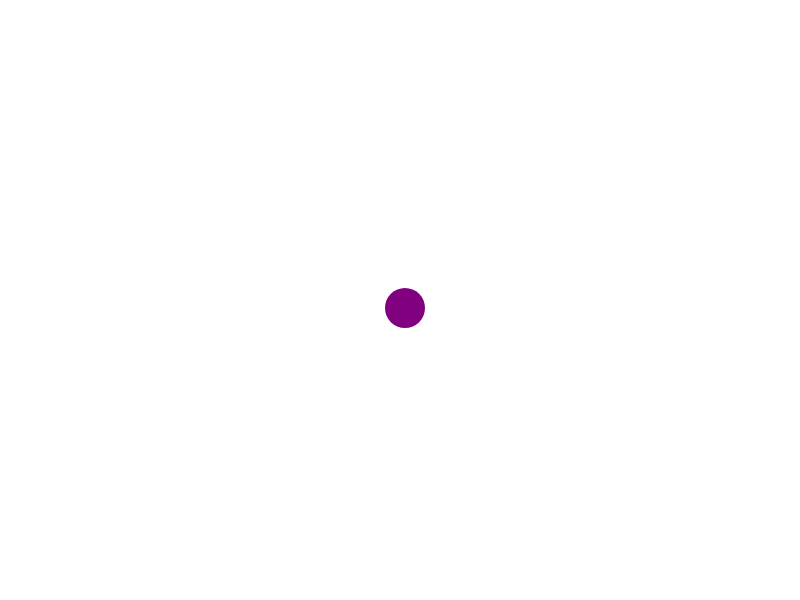
Frame 1 (no input)
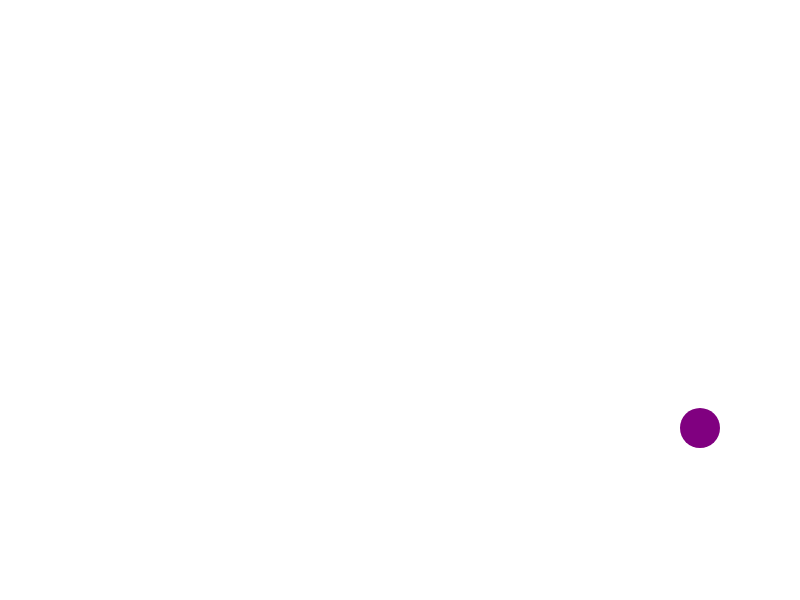
Frame 60 (no input)
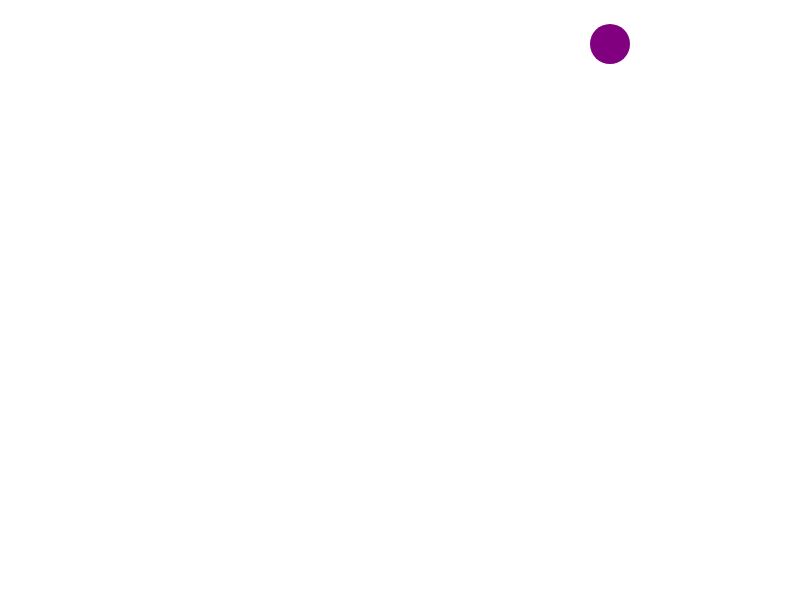
Frame 120 (the mouse pressed at the canvas centre since frame 60)

The p5.js sketch that drew these frames (run headless with seeded random() and noise() and a simulated clock; from frame 60 on, the mouse is pressed at the canvas centre):

// p5.js sketch
// ── sketch.js
let position = null;
let acc = null;

function setup() {
  createCanvas(800, 600);
  noStroke();
  fill(128,0,128,255);
  acc = createVector(5,8);
  position = createVector(width/2,height/2);
}

function draw() {
  background('white');
  position.x += acc.x;
  position.y += acc.y;

  if(position.x > width || position.x < 0) acc.x*=(-1);
  if(position.y > height || position.y < 0) acc.y*=(-1);

  circle(position.x,position.y,40);
}
